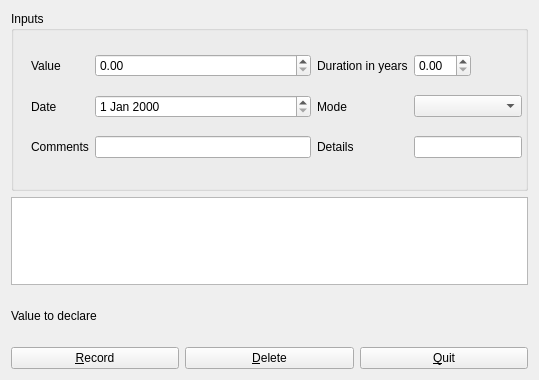
<?xml version="1.0" encoding="UTF-8"?>
<ui version="4.0">
 <class>AssetsViewerWidget</class>
 <widget class="QWidget" name="AssetsViewerWidget">
  <property name="geometry">
   <rect>
    <x>0</x>
    <y>0</y>
    <width>539</width>
    <height>380</height>
   </rect>
  </property>
  <property name="windowTitle">
   <string>Assets</string>
  </property>
  <layout class="QGridLayout" name="gridLayout_3">
   <item row="0" column="0">
    <layout class="QGridLayout" name="gridLayout_2">
     <item row="0" column="0" colspan="3">
      <widget class="QGroupBox" name="inputsGroupBox">
       <property name="minimumSize">
        <size>
         <width>0</width>
         <height>180</height>
        </size>
       </property>
       <property name="title">
        <string>Inputs</string>
       </property>
       <widget class="QWidget" name="layoutWidget">
        <property name="geometry">
         <rect>
          <x>20</x>
          <y>31</y>
          <width>491</width>
          <height>131</height>
         </rect>
        </property>
        <layout class="QGridLayout" name="gridLayout">
         <item row="1" column="0">
          <widget class="QLabel" name="valueLabel">
           <property name="text">
            <string>Value</string>
           </property>
           <property name="wordWrap">
            <bool>true</bool>
           </property>
           <property name="buddy">
            <cstring>valueDoubleSpinBox</cstring>
           </property>
          </widget>
         </item>
         <item row="1" column="1">
          <widget class="QDoubleSpinBox" name="valueDoubleSpinBox"/>
         </item>
         <item row="1" column="2">
          <widget class="QLabel" name="label">
           <property name="text">
            <string>Duration in years</string>
           </property>
           <property name="wordWrap">
            <bool>true</bool>
           </property>
           <property name="buddy">
            <cstring>durationDoubleSpinBox</cstring>
           </property>
          </widget>
         </item>
         <item row="1" column="3">
          <widget class="QDoubleSpinBox" name="durationDoubleSpinBox"/>
         </item>
         <item row="3" column="2">
          <widget class="QLabel" name="detailsLabel">
           <property name="text">
            <string>Details</string>
           </property>
          </widget>
         </item>
         <item row="3" column="3" colspan="2">
          <widget class="QLineEdit" name="detailsEdit"/>
         </item>
         <item row="2" column="2">
          <widget class="QLabel" name="modeLabel">
           <property name="text">
            <string>Mode</string>
           </property>
          </widget>
         </item>
         <item row="2" column="3" colspan="2">
          <widget class="QComboBox" name="modeComboBox"/>
         </item>
         <item row="2" column="0">
          <widget class="QLabel" name="dateLabel">
           <property name="text">
            <string>Date</string>
           </property>
           <property name="wordWrap">
            <bool>true</bool>
           </property>
           <property name="buddy">
            <cstring>dateEdit</cstring>
           </property>
          </widget>
         </item>
         <item row="2" column="1">
          <widget class="QDateEdit" name="dateEdit"/>
         </item>
         <item row="3" column="0">
          <widget class="QLabel" name="commentsLabel">
           <property name="text">
            <string>Comments</string>
           </property>
          </widget>
         </item>
         <item row="3" column="1">
          <widget class="QLineEdit" name="commentsEdit"/>
         </item>
        </layout>
       </widget>
      </widget>
     </item>
     <item row="1" column="0" colspan="3">
      <widget class="QTableView" name="tableView"/>
     </item>
     <item row="2" column="0" colspan="3">
      <widget class="QLabel" name="declareLabel">
       <property name="minimumSize">
        <size>
         <width>0</width>
         <height>50</height>
        </size>
       </property>
       <property name="text">
        <string>Value to declare</string>
       </property>
      </widget>
     </item>
     <item row="3" column="0">
      <widget class="QPushButton" name="recordButton">
       <property name="text">
        <string>&amp;Record</string>
       </property>
      </widget>
     </item>
     <item row="3" column="1">
      <widget class="QPushButton" name="deleteButton">
       <property name="text">
        <string>&amp;Delete</string>
       </property>
      </widget>
     </item>
     <item row="3" column="2">
      <widget class="QPushButton" name="quitButton">
       <property name="text">
        <string>&amp;Quit</string>
       </property>
      </widget>
     </item>
    </layout>
   </item>
  </layout>
 </widget>
 <resources/>
 <connections/>
</ui>
